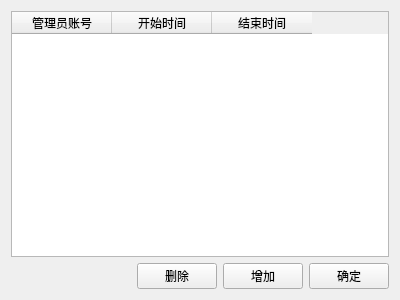
<?xml version="1.0" encoding="UTF-8"?>
<ui version="4.0">
 <class>setTime</class>
 <widget class="QWidget" name="setTime">
  <property name="geometry">
   <rect>
    <x>0</x>
    <y>0</y>
    <width>400</width>
    <height>300</height>
   </rect>
  </property>
  <property name="windowTitle">
   <string>Form</string>
  </property>
  <layout class="QGridLayout" name="gridLayout">
   <item row="0" column="0">
    <widget class="QTableWidget" name="info">
     <column>
      <property name="text">
       <string>管理员账号</string>
      </property>
     </column>
     <column>
      <property name="text">
       <string>开始时间</string>
      </property>
     </column>
     <column>
      <property name="text">
       <string>结束时间</string>
      </property>
     </column>
    </widget>
   </item>
   <item row="1" column="0">
    <layout class="QHBoxLayout" name="horizontalLayout">
     <item>
      <spacer name="horizontalSpacer">
       <property name="orientation">
        <enum>Qt::Horizontal</enum>
       </property>
       <property name="sizeHint" stdset="0">
        <size>
         <width>40</width>
         <height>20</height>
        </size>
       </property>
      </spacer>
     </item>
     <item>
      <widget class="QPushButton" name="remove">
       <property name="text">
        <string>删除</string>
       </property>
      </widget>
     </item>
     <item>
      <widget class="QPushButton" name="add">
       <property name="text">
        <string>增加</string>
       </property>
      </widget>
     </item>
     <item>
      <widget class="QPushButton" name="ok">
       <property name="text">
        <string>确定</string>
       </property>
      </widget>
     </item>
    </layout>
   </item>
  </layout>
 </widget>
 <resources/>
 <connections/>
</ui>
